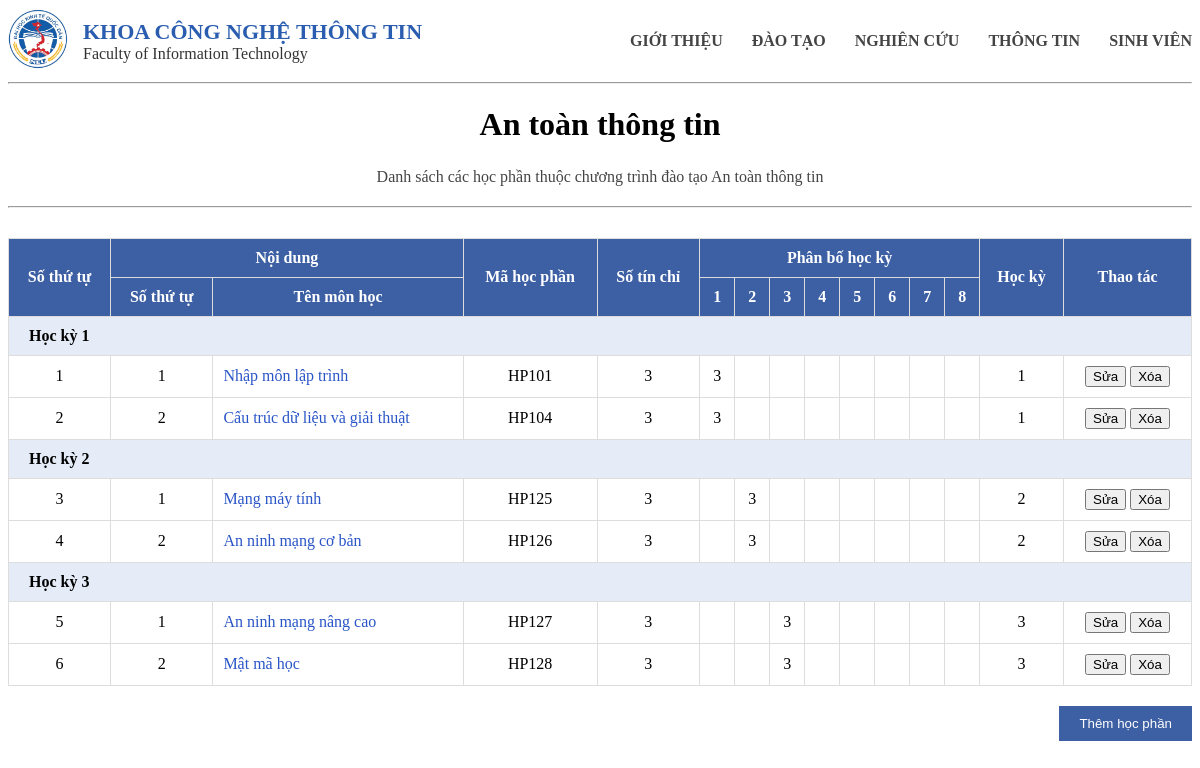
Screenshot of /detail/CT04 with the database file from the repository.
### tables this page shows
CREATE TABLE "chuongtrinh" (
	"mact"	TEXT NOT NULL UNIQUE,
	"tenct"	TEXT NOT NULL,
	"chitieu"	INTEGER NOT NULL,
	"linhvuc"	TEXT NOT NULL,
	PRIMARY KEY("mact")
);

CREATE TABLE "chuongtrinhct" (
	"mact"	TEXT NOT NULL,
	"mahp"	TEXT NOT NULL,
	"stt"	INTEGER,
	"sotc"	INTEGER,
	"hocki"	INTEGER,
	"loai"	TEXT,
	PRIMARY KEY("mact","mahp")
);

CREATE TABLE "hocphan" (
	"mahp"	TEXT NOT NULL UNIQUE,
	"tenhp"	TEXT NOT NULL,
	"sotc"	INTEGER NOT NULL,
	PRIMARY KEY("mahp")
);

### main.py (the view)
@app.route("/detail/<mact>")
def detail(mact):
    conn = get_db()
    cur = conn.cursor()
    cur.execute("SELECT * FROM chuongtrinh WHERE mact=?", (mact,))
    ct = cur.fetchone()
    cur.execute("""
        SELECT hp.mahp, hp.tenhp, hp.sotc, ct.hocki, ct.loai, ct.hocki, ct.stt
        FROM chuongtrinhct ct
        JOIN hocphan hp ON ct.mahp = hp.mahp
        WHERE ct.mact = ?
        ORDER BY ct.hocki, ct.stt
    """, (mact,))
    rows = cur.fetchall()
    conn.close()
    return render_template("detail.html", rows=rows, ct=ct)

### main.py (called while the page is built)
def get_db():
    conn = sqlite3.connect("database.db")
    conn.row_factory = sqlite3.Row
    return conn

### templates/detail.html
{% extends "base.html" %}
{% block content %}
<div class="container">
<h1>{{ct.tenct}}</h1>
<p class="description">
Danh sách các học phần thuộc chương trình đào tạo {{ct.tenct}}
</p>
<hr>
<table>
<tr>
    <th rowspan="2">Số thứ tự</th>
    <th colspan="2">Nội dung</th>
    <th rowspan="2">Mã học phần</th>
    <th rowspan="2">Số tín chỉ</th>
    <th colspan="8">Phân bố học kỳ</th>
    <th rowspan="2">Học kỳ</th>
    <th rowspan="2">Thao tác</th>
</tr>
<tr>
    <th>Số thứ tự</th>
    <th>Tên môn học</th>
    <th>1</th>
    <th>2</th>
    <th>3</th>
    <th>4</th>
    <th>5</th>
    <th>6</th>
    <th>7</th>
    <th>8</th>
</tr>
{% set stt = namespace(value=1) %}
{% for hocki, mon in rows|groupby("hocki") %}
<tr class="group">
<td colspan="15">Học kỳ {{hocki}}</td>
</tr>
{% for hp in mon %}
<tr>
<td>{{stt.value}}</td>
<td>{{loop.index}}</td>
<td class="subject">{{hp.tenhp}}</td>
<td>{{hp.mahp}}</td>
<td>{{hp.sotc}}</td>
<td>{% if hp.hocki==1 %}{{hp.sotc}}{% endif %}</td>
<td>{% if hp.hocki==2 %}{{hp.sotc}}{% endif %}</td>
<td>{% if hp.hocki==3 %}{{hp.sotc}}{% endif %}</td>
<td>{% if hp.hocki==4 %}{{hp.sotc}}{% endif %}</td>
<td>{% if hp.hocki==5 %}{{hp.sotc}}{% endif %}</td>
<td>{% if hp.hocki==6 %}{{hp.sotc}}{% endif %}</td>
<td>{% if hp.hocki==7 %}{{hp.sotc}}{% endif %}</td>
<td>{% if hp.hocki==8 %}{{hp.sotc}}{% endif %}</td>
<td>{{hp.hocki}}</td>
<td>
    <a href="/sua/{{ct.mact}}/{{hp.mahp}}">
        <button type="button" class="edit">Sửa</button>
    </a>
    <form action="/xoa/{{ct.mact}}/{{hp.mahp}}" method="POST"
          onsubmit="return confirm('Bạn có chắc muốn xóa môn này?');"
          style="display:inline;">
        <button type="submit" class="delete">Xóa</button>
    </form>
</td>
</tr>
{% set stt.value = stt.value + 1 %}
{% endfor %}
{% endfor %}
</table>
<a href="/add/{{ct.mact}}">
<button type="button" class="add">Thêm học phần</button>
</a>
</div>
{% endblock %}

### static/styles.css (style rules this page uses)
table { width:100%; border-collapse:collapse; margin-top:20px; }
th { background:#3d5fa3; color:white; padding:10px; }
td { padding:10px; border:1px solid #ddd; text-align:center; }
a { color:#2a55c7; text-decoration:none; }
h1,p { text-align:center; }
.description { color:#444; line-height:1.6; }
.add { margin-top:20px; padding:10px 20px; background:#3d5fa3; color:white; border:none; float:right; }
table { width:100%; border-collapse:collapse; margin-top:30px; }
th { background:#3d5fa3; color:white; padding:10px; border:1px solid #dcdcdc; }
td { padding:10px; border:1px solid #dcdcdc; text-align:center; }
.subject { text-align:left; color:#2a55c7; }
.group { background:#e5ecf7; font-weight:bold; }
.group td { text-align:left; padding-left:20px; }

### rows the page displays
chuongtrinh: tenct "An toàn thông tin"
chuongtrinhct: value "1", tenhp "Nhập môn lập trình", mahp "HP101", sotc "3", hocki "1"
chuongtrinhct: value "2", tenhp "Cấu trúc dữ liệu và giải thuật", mahp "HP104", sotc "3", hocki "1"
chuongtrinhct: value "3", tenhp "Mạng máy tính", mahp "HP125", sotc "3", hocki "2"
chuongtrinhct: value "4", tenhp "An ninh mạng cơ bản", mahp "HP126", sotc "3", hocki "2"
chuongtrinhct: value "5", tenhp "An ninh mạng nâng cao", mahp "HP127", sotc "3", hocki "3"
chuongtrinhct: value "6", tenhp "Mật mã học", mahp "HP128", sotc "3", hocki "3"

### other values shown
{{ hocki }} "1" "2" "3"
